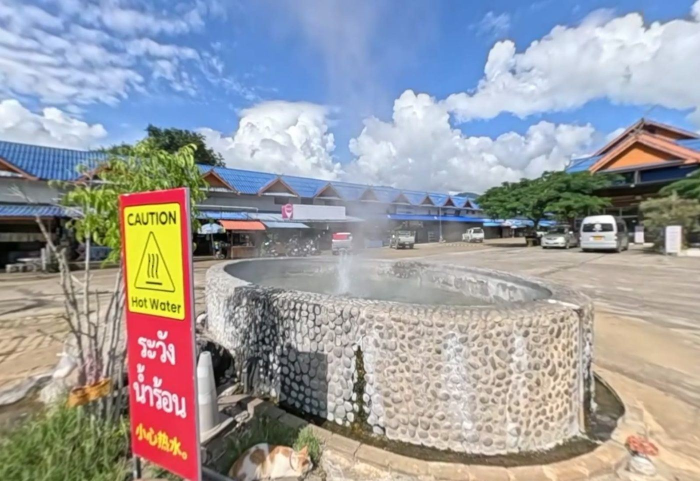
#> input picture _explainer/img/field-20260917-gs010006-t0032-v135.jpg, 1400 x 962 px (shown at 1/2 size)
$ python -i thumbs.py   (imports and definitions only)
#> lines starting #> are read from the running program, lines starting #| are printed output that depends on the picture
#!/usr/bin/env python3
"""fleetsearch/thumbs.py — the picture beside each search result.

    python3 fleetsearch/thumbs.py            # pages.jsonl → cache/fleetsearch/thumbs/
    python3 fleetsearch/thumbs.py --upload   # … and copy them to R2 under tiles/find/

A row gets the page's own picture when it has one, and a piece of map with its
pin when it does not. Both are 144 px squares, drawn at twice the size the
results page shows them, so they stay sharp on a phone.

PICTURES (thumbs/p/<hash>.webp). The crawler hands over `img` as a file in the
site's build or a URL on another host. Files are read off the disk. Of the
URLs, two kinds are fetched, small, once, and kept: IIIF scans (wichaa's
manuscripts, asked for at 300 px through the IIIF size parameter) and
Wikimedia Commons originals (asked for as Commons' own 330 px thumbnail).
Anything else on another host is left alone. The key is a hash of the file's
bytes, or of the URL for a fetched one, so a picture that changes gets a new
address rather than a stale cache.

An image that stands on more than PER_SITE_CAP pages of one site is that site's
decoration — a banner, a section header — and not the listing's picture.

MAP CELLS (thumbs/g/<x>_<y>.webp). A cell is a 2×2 block of zoom-16 tiles —
about 1.2 km across in Chiang Mai — chosen so the pin lands in its middle half,
never on an edge. One cell serves every page pinned inside it; the results page
draws the pin over it in CSS. The ground is Mot Dang's own basemap archive
(assets/tiles/cm-cr.pmtiles) read by map_ground.py, the painter the share
cards already use, so a thumbnail and the live map are the same map. A pin
outside that archive's bounds gets no cell.

WHY R2 UNDER tiles/: publish/deploy.py syncs docs/ onto the bucket and deletes
whatever docs/ does not hold — except tiles/**, which it excludes so the
basemap survives. These files are made here, not by build.py, so they live
where the sync does not reach. `--upload` is `rclone copy`, which adds and
replaces and never deletes.
"""
from __future__ import annotations

import argparse
import collections
import hashlib
import io
import json
import math
import os
import re
import subprocess
import sys
import time
import urllib.error
import urllib.request
from multiprocessing import Pool
from pathlib import Path

HERE = Path(__file__).resolve().parent
REPO = HERE.parent
CACHE = REPO / "cache" / "fleetsearch"
PAGES = CACHE / "pages.jsonl"
OUT = CACHE / "thumbs"
INDEX = CACHE / "thumbs.json"
FETCHED = CACHE / "thumbs-src"          # the small originals fetched from other hosts

PX = 144
QUALITY = 72
CELL_Z = 16
PER_SITE_CAP = 25
R2_PREFIX = "tiles/find"
UA = "motdang-fleetsearch/1.0 (https://motdang.net/find; thumbnails for search results)"

sys.path.insert(0, str(REPO))


# ------------------------------------------------------------------ the cell

# [18 lines left out: functions cell_of, tile_corner, not called in this run]


_G = None


# [45 lines left out: functions _ground, inked, draw_cell, not called in this run]


# ------------------------------------------------------------------ pictures

RE_IIIF = re.compile(r"^(https?://[^?#]+?)/(full|square|\d+,\d+,\d+,\d+|pct:[^/]+)/[^/]+/(\d+|!?\d*)/(default|color|gray|native)\.(jpg|png|webp)$")
RE_COMMONS = re.compile(r"^https://upload\.wikimedia\.org/wikipedia/commons/(?!thumb/)([0-9a-f])/([0-9a-f]{2})/([^/?#]+)$")


# [28 lines left out: functions remote_small, fetch, not called in this run]


def square(src, dst: Path) -> str:
#> called with dst = 'out.png'
    from PIL import Image, ImageOps
    try:
        with Image.open(src) as im:
#> im is the input picture: PIL image 1400x962 RGB; mean R, G, B 156.6, 156.9, 160.2
            im = ImageOps.exif_transpose(im)
            if im.mode in ("RGBA", "LA", "P"):
                im = im.convert("RGBA")
                bg = Image.new("RGB", im.size, (255, 253, 248))
                bg.paste(im, mask=im.split()[-1])
                im = bg
            else:
                im = im.convert("RGB")
            w, h = im.size
#> w = 1400; h = 962
            if min(w, h) < 48:
                return "too small"
            s = min(w, h)
#> s = 962
            im = im.crop(((w - s) // 2, (h - s) // 2, (w - s) // 2 + s, (h - s) // 2 + s))
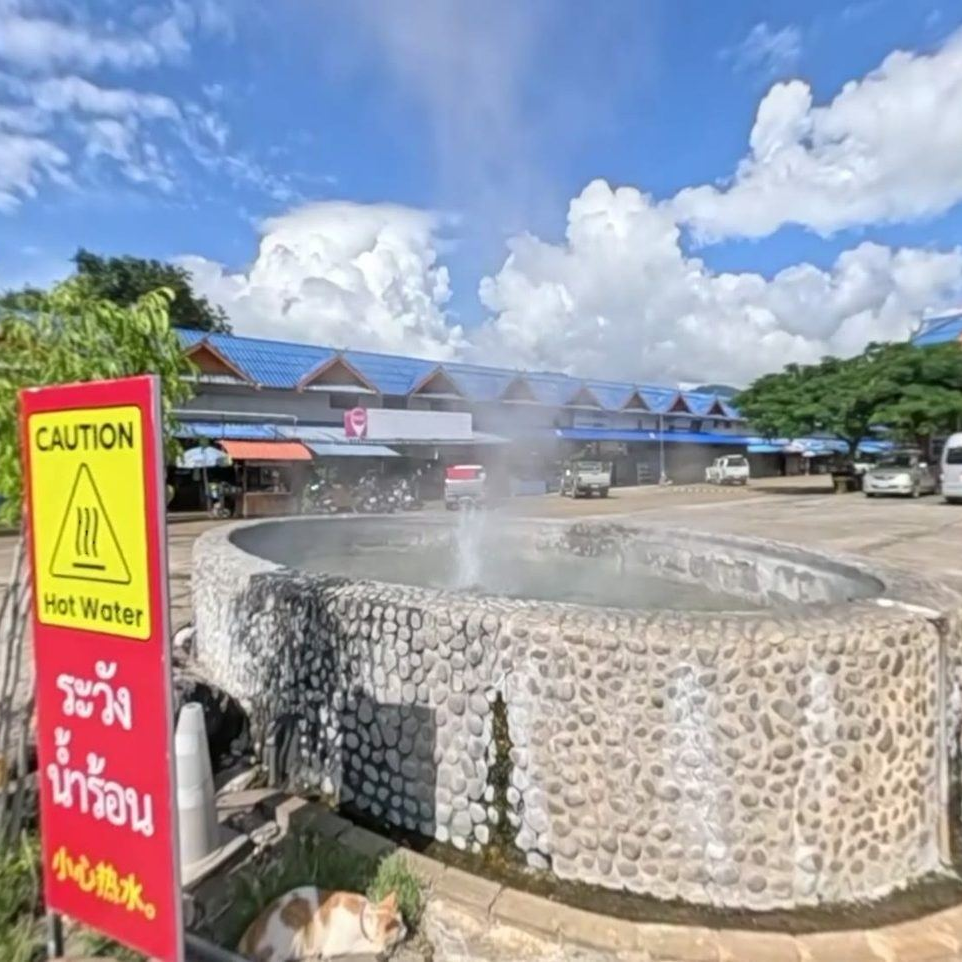
#> im: PIL image 962x962 RGB; mean R, G, B 156.8, 157.1, 163.9
            im = im.resize((PX, PX), Image.LANCZOS)
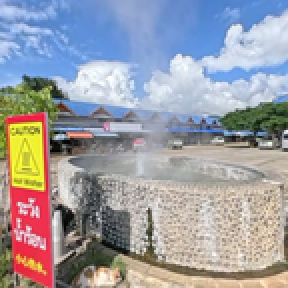
#> im: PIL image 144x144 RGB (shown 2 times larger); mean R, G, B 156.8, 157.1, 163.9
            tmp = dst.with_suffix(".tmp")
            im.save(tmp, "WEBP", quality=QUALITY, method=6)
            os.replace(tmp, dst)
    except Exception as e:                      # a broken file is a missing picture
        return f"image: {e!r}"[:200]
    return ""


# [180 lines left out: functions picture_job, plan, bounds, main, upload, not called in this run]


# [2 lines not run here, left out]

>>> result = square('../_explainer/img/field-20260917-gs010006-t0032-v135.jpg', 'out.png')

$ run again, on _explainer/img/ride-20260923-ab2131-053-f.jpg
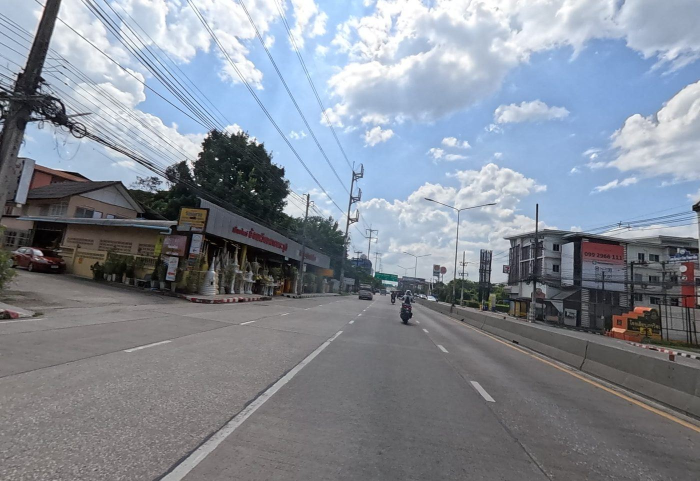
#> input picture _explainer/img/ride-20260923-ab2131-053-f.jpg, 1400 x 962 px (shown at 1/2 size)
#> in square, im is the input picture: PIL image 1400x962 RGB; mean R, G, B 132.1, 139, 149.7
#> in square, `im = im.crop(((w - s) // 2, (h - s) // 2, (w - s) // 2 + s, (h - s) //..`:
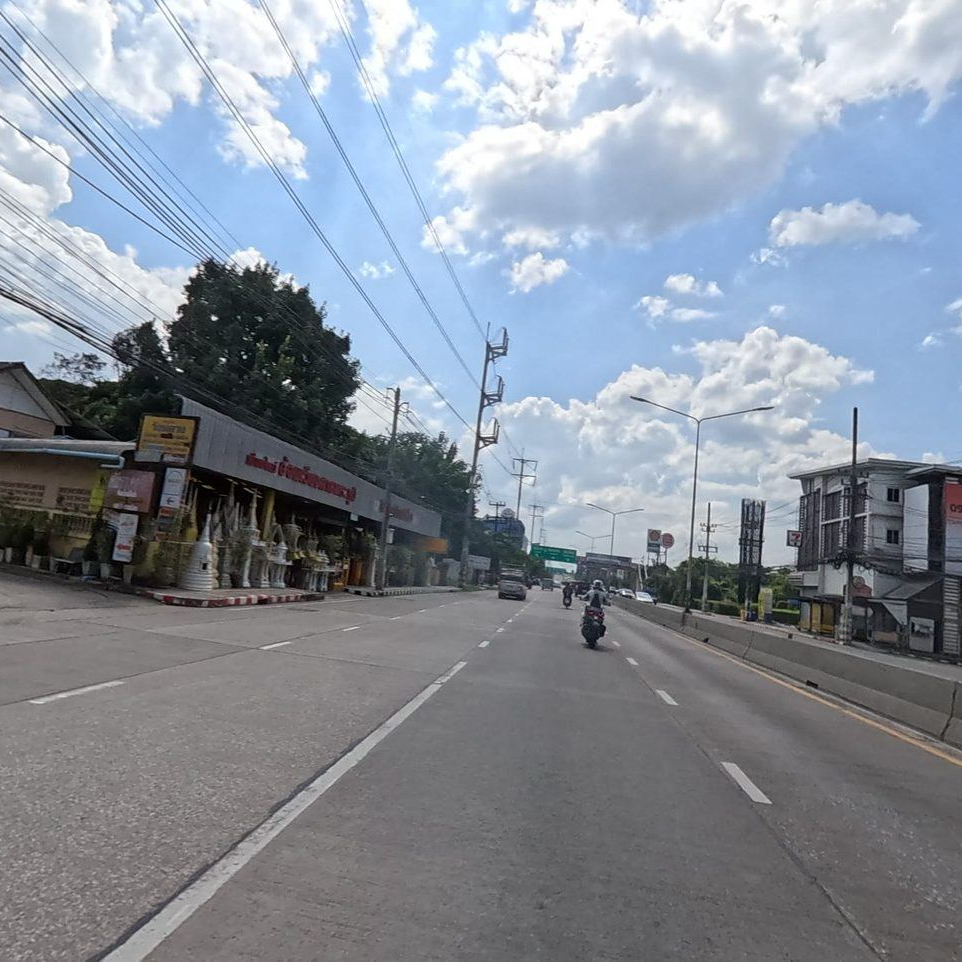
#> im: PIL image 962x962 RGB; mean R, G, B 136.4, 144.7, 156.2
#> in square, `im = im.resize((PX, PX), Image.LANCZOS)`:
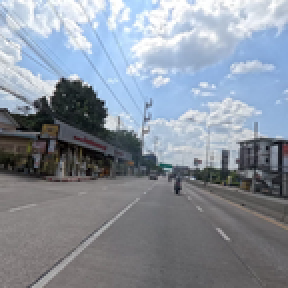
#> im: PIL image 144x144 RGB (shown 2 times larger); mean R, G, B 136.4, 144.7, 156.2

$ run again, on _explainer/img/ride-20260923-ab2131-066-r.jpg
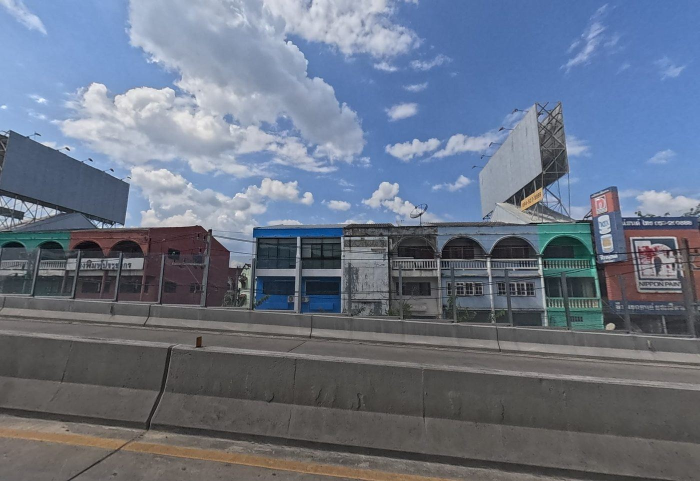
#> input picture _explainer/img/ride-20260923-ab2131-066-r.jpg, 1400 x 962 px (shown at 1/2 size)
#> in square, im is the input picture: PIL image 1400x962 RGB; mean R, G, B 105.7, 115.6, 132.8
#> in square, `im = im.crop(((w - s) // 2, (h - s) // 2, (w - s) // 2 + s, (h - s) //..`:
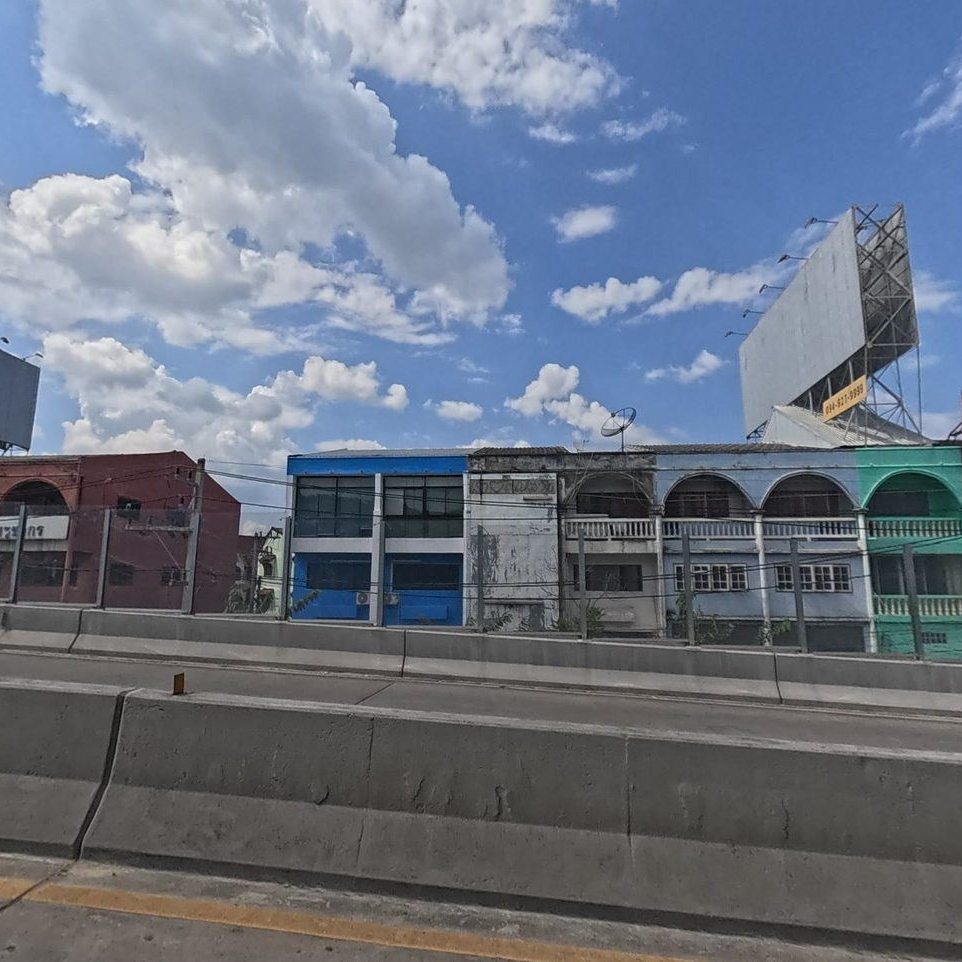
#> im: PIL image 962x962 RGB; mean R, G, B 106.7, 115.9, 131.7
#> in square, `im = im.resize((PX, PX), Image.LANCZOS)`:
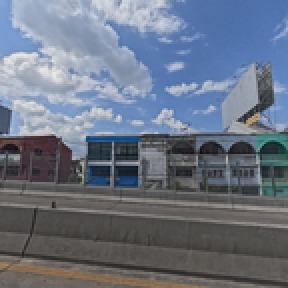
#> im: PIL image 144x144 RGB (shown 2 times larger); mean R, G, B 106.7, 115.9, 131.7

$ run again, on _explainer/img/ride-20260923-ab2131-124-r.jpg
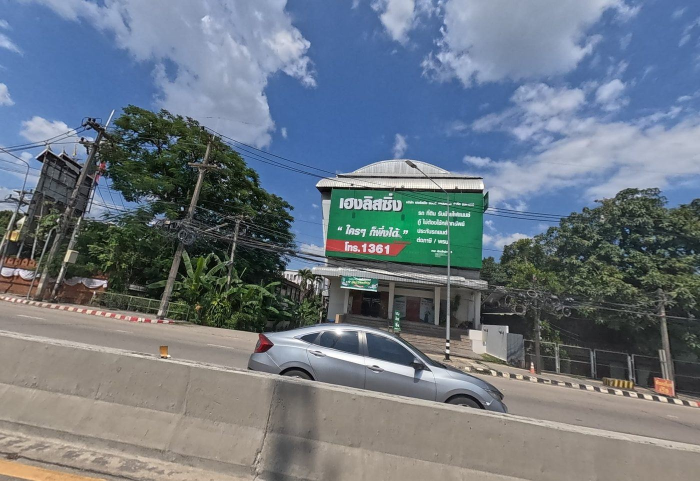
#> input picture _explainer/img/ride-20260923-ab2131-124-r.jpg, 1400 x 962 px (shown at 1/2 size)
#> in square, im is the input picture: PIL image 1400x962 RGB; mean R, G, B 108.5, 118.9, 129.5
#> in square, `im = im.crop(((w - s) // 2, (h - s) // 2, (w - s) // 2 + s, (h - s) //..`:
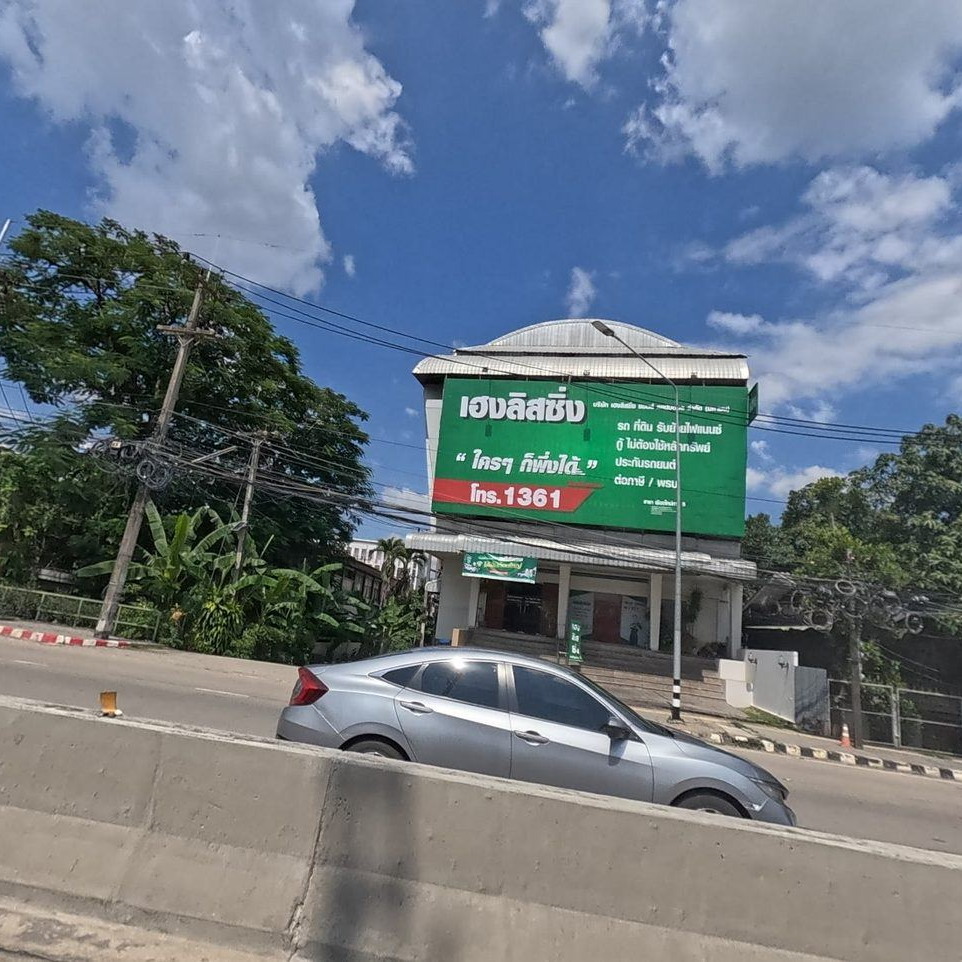
#> im: PIL image 962x962 RGB; mean R, G, B 107.3, 119.1, 129.2
#> in square, `im = im.resize((PX, PX), Image.LANCZOS)`:
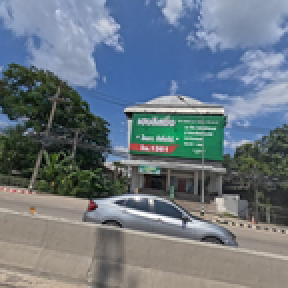
#> im: PIL image 144x144 RGB (shown 2 times larger); mean R, G, B 107.3, 119.1, 129.2
